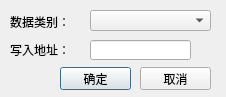
<?xml version="1.0" encoding="UTF-8"?>
<ui version="4.0">
 <class>QUserInputDialog</class>
 <widget class="QDialog" name="QUserInputDialog">
  <property name="geometry">
   <rect>
    <x>0</x>
    <y>0</y>
    <width>226</width>
    <height>97</height>
   </rect>
  </property>
  <property name="windowTitle">
   <string>功能-用户输入</string>
  </property>
  <widget class="QLineEdit" name="lineEdit">
   <property name="geometry">
    <rect>
     <x>90</x>
     <y>40</y>
     <width>101</width>
     <height>20</height>
    </rect>
   </property>
  </widget>
  <widget class="QLabel" name="label">
   <property name="geometry">
    <rect>
     <x>10</x>
     <y>14</y>
     <width>71</width>
     <height>16</height>
    </rect>
   </property>
   <property name="text">
    <string>数据类别：</string>
   </property>
  </widget>
  <widget class="QPushButton" name="pushButton_2">
   <property name="geometry">
    <rect>
     <x>60</x>
     <y>67</y>
     <width>71</width>
     <height>23</height>
    </rect>
   </property>
   <property name="text">
    <string>确定</string>
   </property>
  </widget>
  <widget class="QComboBox" name="comboBox_datastyle">
   <property name="geometry">
    <rect>
     <x>90</x>
     <y>10</y>
     <width>121</width>
     <height>21</height>
    </rect>
   </property>
  </widget>
  <widget class="QPushButton" name="pushButton">
   <property name="geometry">
    <rect>
     <x>190</x>
     <y>40</y>
     <width>21</width>
     <height>21</height>
    </rect>
   </property>
   <property name="text">
    <string/>
   </property>
   <property name="icon">
    <iconset resource="../../../resourse.qrc">
     <normaloff>:/addressintput/images/address.bmp</normaloff>:/addressintput/images/address.bmp</iconset>
   </property>
   <property name="flat">
    <bool>true</bool>
   </property>
  </widget>
  <widget class="QLabel" name="label_2">
   <property name="geometry">
    <rect>
     <x>10</x>
     <y>42</y>
     <width>71</width>
     <height>16</height>
    </rect>
   </property>
   <property name="text">
    <string>写入地址：</string>
   </property>
  </widget>
  <widget class="QPushButton" name="pushButton_3">
   <property name="geometry">
    <rect>
     <x>140</x>
     <y>67</y>
     <width>71</width>
     <height>23</height>
    </rect>
   </property>
   <property name="text">
    <string>取消</string>
   </property>
  </widget>
 </widget>
 <resources>
  <include location="../../../resourse.qrc"/>
 </resources>
 <connections/>
</ui>
